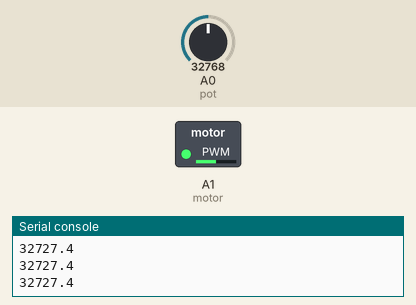
A program run on a simulated CircuitPython board. On the bench: switched loads named in the program (green lamp = pin HIGH), the last lines printed to the serial console. Inputs (shaded band) come from the test bench; at power-on: A0 (pot) = 32768 (analog values on the 0–65535 scale).

Above: at 1.2 s.
1.3 s: A0 (pot) set to 45874
At 2.2 s:
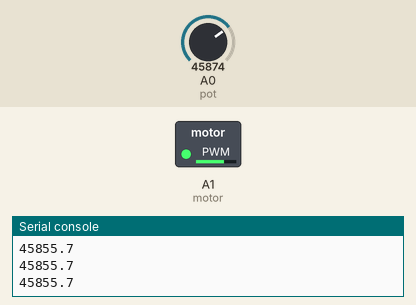
2.8 s: A0 (pot) set to 57670
At 3.5 s:
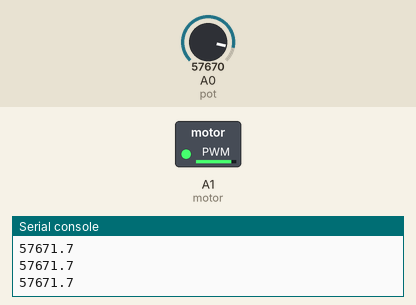
4.3 s: A0 (pot) set to 7864
At 4.8 s:
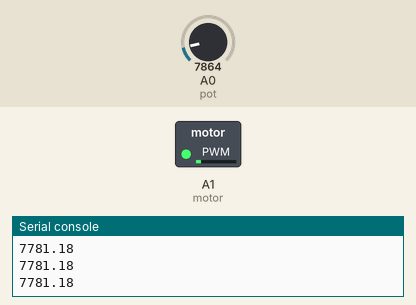
5.8 s: A0 (pot) set to 0
At 7.0 s:
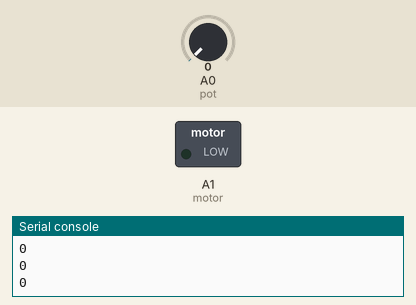
7.3 s: A0 (pot) set to 32767
At 8.5 s:
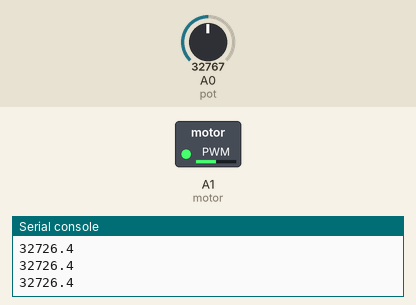
Timing chart, 0 to 9.8 s (numbered marks = the images above; inputs shaded):
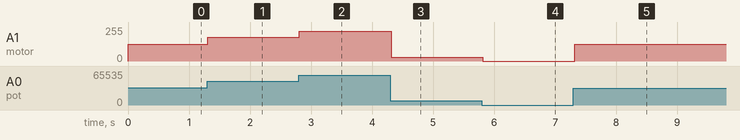

The program:

motorcontrol.py
```python
#Mason Divers
#Controlled dc motor with potentiometer
#Code is credited to Grant Gastinger & Kaz Shinozaki
import board               #[lines 1-4] Importing neccesary libraries
import time
from analogio import AnalogOut, AnalogIn
import simpleio

motor = AnalogOut(board.A1) #[lines 5 & 6] Definining the motor and potentiometer
pot = AnalogIn(board.A0)

while True:
    print(simpleio.map_range(pot.value, 96, 65520, 0, 65535)) #Print mapped potentiometer value to motor inputs
    motor.value = int(simpleio.map_range(pot.value, 96, 65520, 0, 65535)) #Write the mapped value to motor
    time.sleep(.1)   
```

Measured:
- after the input at 1.3 s, A1 (motor): 127/255 → 178/255 at once
- after the input at 2.8 s, A1 (motor): 178/255 → 224/255 at once
- after the input at 4.3 s, A1 (motor): 224/255 → 30/255 at once
- after the input at 5.8 s, A1 (motor): 30/255 → 0/255 at once
- after the input at 7.3 s, A1 (motor): 0/255 → 127/255 at once
